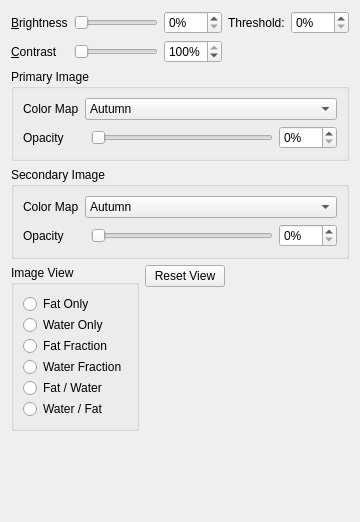
         <widget class="QWidget" name="axialDisplayTab">
          <attribute name="title">
           <string>Axial &amp;Display</string>
          </attribute>
          <layout class="QGridLayout" name="gridLayout_3">
           <item row="0" column="1">
            <widget class="QSlider" name="brightnessSlider">
             <property name="focusPolicy">
              <enum>Qt::StrongFocus</enum>
             </property>
             <property name="toolTip">
              <string>&lt;html&gt;&lt;head/&gt;&lt;body&gt;&lt;p&gt;&lt;span style=&quot; font-weight:600;&quot;&gt;Adjust Brightness&lt;/span&gt;&lt;/p&gt;&lt;p&gt;Drag slider left and right to change the brightness of the axial slice currently displayed on the main widget&lt;/p&gt;&lt;/body&gt;&lt;/html&gt;</string>
             </property>
             <property name="toolTipDuration">
              <number>4000</number>
             </property>
             <property name="maximum">
              <number>100</number>
             </property>
             <property name="orientation">
              <enum>Qt::Horizontal</enum>
             </property>
            </widget>
           </item>
           <item row="0" column="2">
            <widget class="QSpinBox" name="brightnessSpinBox">
             <property name="toolTip">
              <string>&lt;html&gt;&lt;head/&gt;&lt;body&gt;&lt;p&gt;&lt;span style=&quot; font-weight:600;&quot;&gt;Change Brightness&lt;/span&gt;&lt;/p&gt;&lt;p&gt;Enter percentage or use up/down arrows to change the brightness currently displayed on the main widget.&lt;/p&gt;&lt;/body&gt;&lt;/html&gt;</string>
             </property>
             <property name="toolTipDuration">
              <number>4000</number>
             </property>
             <property name="suffix">
              <string>%</string>
             </property>
             <property name="maximum">
              <number>100</number>
             </property>
            </widget>
           </item>
           <item row="1" column="0">
            <widget class="QLabel" name="contrastLabel">
             <property name="text">
              <string>&amp;Contrast</string>
             </property>
             <property name="buddy">
              <cstring>contrastSlider</cstring>
             </property>
            </widget>
           </item>
           <item row="0" column="0">
            <widget class="QLabel" name="brightnessLabel">
             <property name="text">
              <string>&amp;Brightness</string>
             </property>
             <property name="buddy">
              <cstring>brightnessSlider</cstring>
             </property>
            </widget>
           </item>
           <item row="4" column="0" colspan="5">
            <layout class="QGridLayout" name="gridLayout_5">
             <item row="0" column="1">
              <layout class="QVBoxLayout" name="verticalLayout_2">
               <property name="rightMargin">
                <number>0</number>
               </property>
               <property name="bottomMargin">
                <number>0</number>
               </property>
               <item>
                <widget class="QPushButton" name="resetViewBtn">
                 <property name="toolTip">
                  <string>&lt;html&gt;&lt;head/&gt;&lt;body&gt;&lt;p&gt;&lt;span style=&quot; font-weight:600;&quot;&gt;Reset View&lt;/span&gt;&lt;/p&gt;&lt;p&gt;Resets the axial slice view and coronal slice view to center with no scaling.&lt;/p&gt;&lt;p&gt;&lt;span style=&quot; font-weight:600;&quot;&gt;Note: &lt;/span&gt;This does &lt;span style=&quot; font-weight:600; text-decoration: underline;&quot;&gt;NOT&lt;/span&gt; change the current location of the user.&lt;/p&gt;&lt;p&gt;&lt;span style=&quot; font-weight:600;&quot;&gt;Shortcut: &lt;/span&gt;Space bar&lt;/p&gt;&lt;/body&gt;&lt;/html&gt;</string>
                 </property>
                 <property name="toolTipDuration">
                  <number>4000</number>
                 </property>
                 <property name="text">
                  <string>Reset View</string>
                 </property>
                </widget>
               </item>
               <item>
                <spacer name="verticalSpacer_2">
                 <property name="orientation">
                  <enum>Qt::Vertical</enum>
                 </property>
                 <property name="sizeHint" stdset="0">
                  <size>
                   <width>20</width>
                   <height>40</height>
                  </size>
                 </property>
                </spacer>
               </item>
              </layout>
             </item>
             <item row="0" column="0">
              <widget class="QGroupBox" name="sliceViewBox_3">
               <property name="sizePolicy">
                <sizepolicy hsizetype="Preferred" vsizetype="Maximum">
                 <horstretch>0</horstretch>
                 <verstretch>0</verstretch>
                </sizepolicy>
               </property>
               <property name="toolTip">
                <string/>
               </property>
               <property name="title">
                <string>Image View</string>
               </property>
               <layout class="QVBoxLayout" name="verticalLayout_5">
                <property name="spacing">
                 <number>1</number>
                </property>
                <item>
                 <widget class="QRadioButton" name="fatRadioBtn">
                  <property name="toolTip">
                   <string>&lt;html&gt;&lt;head/&gt;&lt;body&gt;&lt;p&gt;&lt;span style=&quot; font-weight:600;&quot;&gt;Fat Only&lt;/span&gt;&lt;/p&gt;&lt;p&gt;Displays only the fat image from the NIFTI files.&lt;/p&gt;&lt;p&gt;&lt;span style=&quot; font-weight:600;&quot;&gt;Primary Image: &lt;/span&gt;Fat image&lt;/p&gt;&lt;p&gt;&lt;span style=&quot; font-weight:600;&quot;&gt;Secondary Image: &lt;/span&gt;N/A&lt;/p&gt;&lt;p&gt;&lt;span style=&quot; font-weight:600;&quot;&gt;Shortcut: &lt;/span&gt;Q&lt;/p&gt;&lt;/body&gt;&lt;/html&gt;</string>
                  </property>
                  <property name="toolTipDuration">
                   <number>4000</number>
                  </property>
                  <property name="statusTip">
                   <string/>
                  </property>
                  <property name="text">
                   <string>Fat Only</string>
                  </property>
                 </widget>
                </item>
                <item>
                 <widget class="QRadioButton" name="waterRadioBtn">
                  <property name="toolTip">
                   <string>&lt;html&gt;&lt;head/&gt;&lt;body&gt;&lt;p&gt;&lt;span style=&quot; font-weight:600;&quot;&gt;Water Only&lt;/span&gt;&lt;/p&gt;&lt;p&gt;Displays only the water image from the NIFTI files.&lt;/p&gt;&lt;p&gt;&lt;span style=&quot; font-weight:600;&quot;&gt;Primary Image: &lt;/span&gt;Water image&lt;/p&gt;&lt;p&gt;&lt;span style=&quot; font-weight:600;&quot;&gt;Secondary Image: &lt;/span&gt;N/A&lt;/p&gt;&lt;p&gt;&lt;span style=&quot; font-weight:600;&quot;&gt;Shortcut: &lt;/span&gt;W&lt;/p&gt;&lt;/body&gt;&lt;/html&gt;</string>
                  </property>
                  <property name="toolTipDuration">
                   <number>4000</number>
                  </property>
                  <property name="text">
                   <string>Water Only</string>
                  </property>
                 </widget>
                </item>
                <item>
                 <widget class="QRadioButton" name="fatFracRadioBtn">
                  <property name="toolTip">
                   <string>&lt;html&gt;&lt;head/&gt;&lt;body&gt;&lt;p&gt;&lt;span style=&quot; font-weight:600;&quot;&gt;Fat Fraction&lt;/span&gt;&lt;/p&gt;&lt;p&gt;Displays an image that represents the ratio of fat to water.&lt;/p&gt;&lt;p&gt;Fat Fraction = Fat / (Fat + Water)&lt;/p&gt;&lt;p&gt;&lt;span style=&quot; font-weight:600;&quot;&gt;Primary Image: &lt;/span&gt;Fat Fraction image&lt;/p&gt;&lt;p&gt;&lt;span style=&quot; font-weight:600;&quot;&gt;Secondary Image: &lt;/span&gt;N/A&lt;/p&gt;&lt;p&gt;&lt;span style=&quot; font-weight:600;&quot;&gt;Shortcut: &lt;/span&gt;E&lt;/p&gt;&lt;/body&gt;&lt;/html&gt;</string>
                  </property>
                  <property name="toolTipDuration">
                   <number>4000</number>
                  </property>
                  <property name="text">
                   <string>Fat Fraction</string>
                  </property>
                 </widget>
                </item>
                <item>
                 <widget class="QRadioButton" name="waterFracRadioBtn">
                  <property name="toolTip">
                   <string>&lt;html&gt;&lt;head/&gt;&lt;body&gt;&lt;p&gt;&lt;span style=&quot; font-weight:600;&quot;&gt;Water Fraction&lt;/span&gt;&lt;/p&gt;&lt;p&gt;Displays an image that represents the ratio of water to fat.&lt;/p&gt;&lt;p&gt;Water Fraction = Water / (Fat + Water)&lt;/p&gt;&lt;p&gt;&lt;span style=&quot; font-weight:600;&quot;&gt;Primary Image: &lt;/span&gt;Water Fraction image&lt;/p&gt;&lt;p&gt;&lt;span style=&quot; font-weight:600;&quot;&gt;Secondary Image: &lt;/span&gt;N/A&lt;/p&gt;&lt;p&gt;&lt;span style=&quot; font-weight:600;&quot;&gt;Shortcut: &lt;/span&gt;R&lt;/p&gt;&lt;/body&gt;&lt;/html&gt;</string>
                  </property>
                  <property name="toolTipDuration">
                   <number>4000</number>
                  </property>
                  <property name="text">
                   <string>Water Fraction</string>
                  </property>
                 </widget>
                </item>
                <item>
                 <widget class="QRadioButton" name="fatWaterRadioBtn">
                  <property name="toolTip">
                   <string>&lt;html&gt;&lt;head/&gt;&lt;body&gt;&lt;p&gt;&lt;span style=&quot; font-weight:600;&quot;&gt;Fat / Water&lt;/span&gt;&lt;/p&gt;&lt;p&gt;Displays fat image with water image on top at the specified opacities.&lt;/p&gt;&lt;p&gt;&lt;span style=&quot; font-weight:600;&quot;&gt;Primary Image: &lt;/span&gt;Fat image&lt;/p&gt;&lt;p&gt;&lt;span style=&quot; font-weight:600;&quot;&gt;Secondary Image: &lt;/span&gt;Water image&lt;/p&gt;&lt;p&gt;&lt;span style=&quot; font-weight:600;&quot;&gt;Shortcut: &lt;/span&gt;T&lt;/p&gt;&lt;/body&gt;&lt;/html&gt;</string>
                  </property>
                  <property name="toolTipDuration">
                   <number>4000</number>
                  </property>
                  <property name="text">
                   <string>Fat / Water</string>
                  </property>
                 </widget>
                </item>
                <item>
                 <widget class="QRadioButton" name="waterFatRadioBtn">
                  <property name="toolTip">
                   <string>&lt;html&gt;&lt;head/&gt;&lt;body&gt;&lt;p&gt;&lt;span style=&quot; font-weight:600;&quot;&gt;Water / Fat&lt;/span&gt;&lt;/p&gt;&lt;p&gt;Displays water image with fat image on top at the specified opacities.&lt;/p&gt;&lt;p&gt;&lt;span style=&quot; font-weight:600;&quot;&gt;Primary Image: &lt;/span&gt;Water image&lt;/p&gt;&lt;p&gt;&lt;span style=&quot; font-weight:600;&quot;&gt;Secondary Image: &lt;/span&gt;Fat image&lt;/p&gt;&lt;p&gt;&lt;span style=&quot; font-weight:600;&quot;&gt;Shortcut: &lt;/span&gt;Y&lt;/p&gt;&lt;/body&gt;&lt;/html&gt;</string>
                  </property>
                  <property name="toolTipDuration">
                   <number>4000</number>
                  </property>
                  <property name="text">
                   <string>Water / Fat</string>
                  </property>
                 </widget>
                </item>
               </layout>
              </widget>
             </item>
             <item row="0" column="2">
              <spacer name="horizontalSpacer">
               <property name="orientation">
                <enum>Qt::Horizontal</enum>
               </property>
               <property name="sizeHint" stdset="0">
                <size>
                 <width>40</width>
                 <height>20</height>
                </size>
               </property>
              </spacer>
             </item>
             <item row="1" column="0">
              <spacer name="verticalSpacer_6">
               <property name="orientation">
                <enum>Qt::Vertical</enum>
               </property>
               <property name="sizeHint" stdset="0">
                <size>
                 <width>20</width>
                 <height>40</height>
                </size>
               </property>
              </spacer>
             </item>
            </layout>
           </item>
           <item row="1" column="1">
            <widget class="QSlider" name="contrastSlider">
             <property name="focusPolicy">
              <enum>Qt::StrongFocus</enum>
             </property>
             <property name="toolTip">
              <string>&lt;html&gt;&lt;head/&gt;&lt;body&gt;&lt;p&gt;&lt;span style=&quot; font-weight:600;&quot;&gt;Adjust Contrast&lt;/span&gt;&lt;/p&gt;&lt;p&gt;Drag slider left and right to change the contrast of the axial slice currently displayed on the main widget&lt;/p&gt;&lt;/body&gt;&lt;/html&gt;</string>
             </property>
             <property name="toolTipDuration">
              <number>4000</number>
             </property>
             <property name="maximum">
              <number>100</number>
             </property>
             <property name="orientation">
              <enum>Qt::Horizontal</enum>
             </property>
            </widget>
           </item>
           <item row="0" column="3">
            <widget class="QLabel" name="label_2">
             <property name="text">
              <string>Threshold:</string>
             </property>
             <property name="buddy">
              <cstring>brightnessThresSpinBox</cstring>
             </property>
            </widget>
           </item>
           <item row="1" column="2">
            <widget class="QSpinBox" name="contrastSpinBox">
             <property name="toolTip">
              <string>&lt;html&gt;&lt;head/&gt;&lt;body&gt;&lt;p&gt;&lt;span style=&quot; font-weight:600;&quot;&gt;Change Contrast&lt;/span&gt;&lt;/p&gt;&lt;p&gt;Enter percentage or use up/down arrows to change the contrast currently displayed on the main widget.&lt;/p&gt;&lt;/body&gt;&lt;/html&gt;</string>
             </property>
             <property name="toolTipDuration">
              <number>4000</number>
             </property>
             <property name="suffix">
              <string>%</string>
             </property>
             <property name="maximum">
              <number>100</number>
             </property>
             <property name="value">
              <number>100</number>
             </property>
            </widget>
           </item>
           <item row="0" column="4">
            <widget class="QSpinBox" name="brightnessThresSpinBox">
             <property name="toolTip">
              <string>&lt;html&gt;&lt;head/&gt;&lt;body&gt;&lt;p&gt;&lt;span style=&quot; font-weight:600;&quot;&gt;Change Brightness Threshold&lt;/span&gt;&lt;/p&gt;&lt;p&gt;Enter percentage or use up/down arrows to change the brightness threshold currently displayed on the main widget.&lt;/p&gt;&lt;p&gt;Any intensities that are greater than or equal to the brightness threshold will be altered by the specified brightness.&lt;/p&gt;&lt;p&gt;A brightness threshold of 0% will adjust the brightness of the entire image.&lt;/p&gt;&lt;p&gt;A brightness threshold of 100% will only adjust the brightness where the intensity level is 100%.&lt;/p&gt;&lt;/body&gt;&lt;/html&gt;</string>
             </property>
             <property name="buttonSymbols">
              <enum>QAbstractSpinBox::UpDownArrows</enum>
             </property>
             <property name="suffix">
              <string>%</string>
             </property>
             <property name="maximum">
              <number>100</number>
             </property>
            </widget>
           </item>
           <item row="3" column="0" colspan="5">
            <widget class="QGroupBox" name="secondaryImageBox">
             <property name="sizePolicy">
              <sizepolicy hsizetype="Preferred" vsizetype="Preferred">
               <horstretch>0</horstretch>
               <verstretch>0</verstretch>
              </sizepolicy>
             </property>
             <property name="toolTip">
              <string>&lt;html&gt;&lt;head/&gt;&lt;body&gt;&lt;p&gt;&lt;span style=&quot; font-weight:600;&quot;&gt;Secondary Image&lt;/span&gt;&lt;/p&gt;&lt;p&gt;&lt;br/&gt;&lt;/p&gt;&lt;p&gt;The secondary image is the image drawn &lt;span style=&quot; text-decoration: underline;&quot;&gt;second&lt;/span&gt; in the axial widget view. The secondary image is set based on the options in the &lt;span style=&quot; font-weight:600; text-decoration: underline;&quot;&gt;Image View.&lt;/span&gt;&lt;/p&gt;&lt;p&gt;&lt;br/&gt;&lt;/p&gt;&lt;p&gt;The secondary image is only applicable for &lt;span style=&quot; font-weight:600; text-decoration: underline;&quot;&gt;Fat/Water&lt;/span&gt; and &lt;span style=&quot; font-weight:600; text-decoration: underline;&quot;&gt;Water/Fat&lt;/span&gt; options.&lt;/p&gt;&lt;/body&gt;&lt;/html&gt;</string>
             </property>
             <property name="toolTipDuration">
              <number>4000</number>
             </property>
             <property name="title">
              <string>Secondary Image</string>
             </property>
             <layout class="QGridLayout" name="gridLayout_8">
              <item row="0" column="0">
               <widget class="QLabel" name="label_12">
                <property name="text">
                 <string>Color Map</string>
                </property>
                <property name="buddy">
                 <cstring>secdColorMapComboBox</cstring>
                </property>
               </widget>
              </item>
              <item row="1" column="0" colspan="2">
               <widget class="QLabel" name="label_13">
                <property name="text">
                 <string>Opacity</string>
                </property>
                <property name="buddy">
                 <cstring>secdOpacitySlider</cstring>
                </property>
               </widget>
              </item>
              <item row="1" column="2">
               <widget class="QSlider" name="secdOpacitySlider">
                <property name="toolTip">
                 <string>&lt;html&gt;&lt;head/&gt;&lt;body&gt;&lt;p&gt;&lt;span style=&quot; font-weight:600;&quot;&gt;Change Secondary Opacity&lt;/span&gt;&lt;/p&gt;&lt;p&gt;Drag slider left and right to change the opacity of the secondary image displayed on the main widget.&lt;/p&gt;&lt;/body&gt;&lt;/html&gt;</string>
                </property>
                <property name="toolTipDuration">
                 <number>4000</number>
                </property>
                <property name="maximum">
                 <number>100</number>
                </property>
                <property name="orientation">
                 <enum>Qt::Horizontal</enum>
                </property>
               </widget>
              </item>
              <item row="1" column="3">
               <widget class="QSpinBox" name="secdOpacitySpinBox">
                <property name="toolTip">
                 <string>&lt;html&gt;&lt;head/&gt;&lt;body&gt;&lt;p&gt;&lt;span style=&quot; font-weight:600;&quot;&gt;Change Secondary Opacity&lt;/span&gt;&lt;/p&gt;&lt;p&gt;Enter percentage or use up/down arrows to change the opacity of the secondary image displayed on the main widget.&lt;/p&gt;&lt;/body&gt;&lt;/html&gt;</string>
                </property>
                <property name="toolTipDuration">
                 <number>4000</number>
                </property>
                <property name="suffix">
                 <string>%</string>
                </property>
                <property name="maximum">
                 <number>100</number>
                </property>
               </widget>
              </item>
              <item row="0" column="1" colspan="3">
               <widget class="QComboBox" name="secdColorMapComboBox">
                <property name="sizePolicy">
                 <sizepolicy hsizetype="Expanding" vsizetype="Fixed">
                  <horstretch>0</horstretch>
                  <verstretch>0</verstretch>
                 </sizepolicy>
                </property>
                <property name="toolTip">
                 <string>&lt;html&gt;&lt;head/&gt;&lt;body&gt;&lt;p&gt;&lt;span style=&quot; font-weight:600;&quot;&gt;Change Secondary Color Map&lt;/span&gt;&lt;/p&gt;&lt;p&gt;Select a color map for the secondary image. This is a mapping from intensity in the primary image (0.0 -&amp;gt; 1.0) to colors. &lt;/p&gt;&lt;p&gt;A typical example is grayscale which is (0, 0, 0) -&amp;gt; (1, 1, 1) color mapping.&lt;/p&gt;&lt;/body&gt;&lt;/html&gt;</string>
                </property>
                <property name="toolTipDuration">
                 <number>4000</number>
                </property>
                <property name="maxVisibleItems">
                 <number>13</number>
                </property>
                <item>
                 <property name="text">
                  <string>Autumn</string>
                 </property>
                </item>
                <item>
                 <property name="text">
                  <string>Bone</string>
                 </property>
                </item>
                <item>
                 <property name="text">
                  <string>Cool</string>
                 </property>
                </item>
                <item>
                 <property name="text">
                  <string>Copper</string>
                 </property>
                </item>
                <item>
                 <property name="text">
                  <string>Gray</string>
                 </property>
                </item>
                <item>
                 <property name="text">
                  <string>Hot</string>
                 </property>
                </item>
                <item>
                 <property name="text">
                  <string>HSV</string>
                 </property>
                </item>
                <item>
                 <property name="text">
                  <string>Jet</string>
                 </property>
                </item>
                <item>
                 <property name="text">
                  <string>Parula</string>
                 </property>
                </item>
                <item>
                 <property name="text">
                  <string>Pink</string>
                 </property>
                </item>
                <item>
                 <property name="text">
                  <string>Spring</string>
                 </property>
                </item>
                <item>
                 <property name="text">
                  <string>Summer</string>
                 </property>
                </item>
                <item>
                 <property name="text">
                  <string>Winter</string>
                 </property>
                </item>
                <item>
                 <property name="text">
                  <string>Red</string>
                 </property>
                </item>
                <item>
                 <property name="text">
                  <string>Green</string>
                 </property>
                </item>
                <item>
                 <property name="text">
                  <string>Blue</string>
                 </property>
                </item>
                <item>
                 <property name="text">
                  <string>RedWhite</string>
                 </property>
                </item>
                <item>
                 <property name="text">
                  <string>GreenWhite</string>
                 </property>
                </item>
               </widget>
              </item>
             </layout>
            </widget>
           </item>
           <item row="2" column="0" colspan="5">
            <widget class="QGroupBox" name="primaryImageBox">
             <property name="sizePolicy">
              <sizepolicy hsizetype="Preferred" vsizetype="Preferred">
               <horstretch>0</horstretch>
               <verstretch>0</verstretch>
              </sizepolicy>
             </property>
             <property name="toolTip">
              <string>&lt;html&gt;&lt;head/&gt;&lt;body&gt;&lt;p&gt;&lt;span style=&quot; font-weight:600;&quot;&gt;Primary Image&lt;/span&gt;&lt;/p&gt;&lt;p&gt;&lt;br/&gt;&lt;/p&gt;&lt;p&gt;The primary image is the image drawn &lt;span style=&quot; text-decoration: underline;&quot;&gt;first&lt;/span&gt; in the axial widget view. The primary image is set based on the options in the &lt;span style=&quot; font-weight:600; text-decoration: underline;&quot;&gt;Image View&lt;/span&gt;&lt;/p&gt;&lt;/body&gt;&lt;/html&gt;</string>
             </property>
             <property name="toolTipDuration">
              <number>4000</number>
             </property>
             <property name="title">
              <string>Primary Image</string>
             </property>
             <layout class="QGridLayout" name="gridLayout_7">
              <item row="0" column="0">
               <widget class="QLabel" name="label_24">
                <property name="text">
                 <string>Color Map</string>
                </property>
                <property name="buddy">
                 <cstring>primColorMapComboBox</cstring>
                </property>
               </widget>
              </item>
              <item row="1" column="0" colspan="2">
               <widget class="QLabel" name="label_25">
                <property name="text">
                 <string>Opacity</string>
                </property>
                <property name="buddy">
                 <cstring>primOpacitySlider</cstring>
                </property>
               </widget>
              </item>
              <item row="1" column="2">
               <widget class="QSlider" name="primOpacitySlider">
                <property name="toolTip">
                 <string>&lt;html&gt;&lt;head/&gt;&lt;body&gt;&lt;p&gt;&lt;span style=&quot; font-weight:600;&quot;&gt;Change Primary Opacity&lt;/span&gt;&lt;/p&gt;&lt;p&gt;Drag slider left and right to change the opacity of the primary image displayed on the main widget.&lt;/p&gt;&lt;/body&gt;&lt;/html&gt;</string>
                </property>
                <property name="toolTipDuration">
                 <number>4000</number>
                </property>
                <property name="maximum">
                 <number>100</number>
                </property>
                <property name="orientation">
                 <enum>Qt::Horizontal</enum>
                </property>
               </widget>
              </item>
              <item row="1" column="3">
               <widget class="QSpinBox" name="primOpacitySpinBox">
                <property name="toolTip">
                 <string>&lt;html&gt;&lt;head/&gt;&lt;body&gt;&lt;p&gt;&lt;span style=&quot; font-weight:600;&quot;&gt;Change Primary Opacity&lt;/span&gt;&lt;/p&gt;&lt;p&gt;Enter percentage or use up/down arrows to change the opacity of the primary image displayed on the main widget.&lt;/p&gt;&lt;/body&gt;&lt;/html&gt;</string>
                </property>
                <property name="toolTipDuration">
                 <number>4000</number>
                </property>
                <property name="suffix">
                 <string>%</string>
                </property>
                <property name="maximum">
                 <number>100</number>
                </property>
               </widget>
              </item>
              <item row="0" column="1" colspan="3">
               <widget class="QComboBox" name="primColorMapComboBox">
                <property name="sizePolicy">
                 <sizepolicy hsizetype="Expanding" vsizetype="Fixed">
                  <horstretch>0</horstretch>
                  <verstretch>0</verstretch>
                 </sizepolicy>
                </property>
                <property name="toolTip">
                 <string>&lt;html&gt;&lt;head/&gt;&lt;body&gt;&lt;p&gt;&lt;span style=&quot; font-weight:600;&quot;&gt;Change Primary Color Map&lt;/span&gt;&lt;/p&gt;&lt;p&gt;Select a color map for the primary image. This is a mapping from intensity in the primary image (0.0 -&amp;gt; 1.0) to colors. &lt;/p&gt;&lt;p&gt;A typical example is grayscale which is (0, 0, 0) -&amp;gt; (1, 1, 1) color mapping.&lt;/p&gt;&lt;/body&gt;&lt;/html&gt;</string>
                </property>
                <property name="toolTipDuration">
                 <number>4000</number>
                </property>
                <property name="maxVisibleItems">
                 <number>13</number>
                </property>
                <item>
                 <property name="text">
                  <string>Autumn</string>
                 </property>
                </item>
                <item>
                 <property name="text">
                  <string>Bone</string>
                 </property>
                </item>
                <item>
                 <property name="text">
                  <string>Cool</string>
                 </property>
                </item>
                <item>
                 <property name="text">
                  <string>Copper</string>
                 </property>
                </item>
                <item>
                 <property name="text">
                  <string>Gray</string>
                 </property>
                </item>
                <item>
                 <property name="text">
                  <string>Hot</string>
                 </property>
                </item>
                <item>
                 <property name="text">
                  <string>HSV</string>
                 </property>
                </item>
                <item>
                 <property name="text">
                  <string>Jet</string>
                 </property>
                </item>
                <item>
                 <property name="text">
                  <string>Parula</string>
                 </property>
                </item>
                <item>
                 <property name="text">
                  <string>Pink</string>
                 </property>
                </item>
                <item>
                 <property name="text">
                  <string>Spring</string>
                 </property>
                </item>
                <item>
                 <property name="text">
                  <string>Summer</string>
                 </property>
                </item>
                <item>
                 <property name="text">
                  <string>Winter</string>
                 </property>
                </item>
                <item>
                 <property name="text">
                  <string>Red</string>
                 </property>
                </item>
                <item>
                 <property name="text">
                  <string>Green</string>
                 </property>
                </item>
                <item>
                 <property name="text">
                  <string>Blue</string>
                 </property>
                </item>
                <item>
                 <property name="text">
                  <string>RedWhite</string>
                 </property>
                </item>
                <item>
                 <property name="text">
                  <string>GreenWhite</string>
                 </property>
                </item>
               </widget>
              </item>
             </layout>
            </widget>
           </item>
           <item row="5" column="0">
            <spacer name="verticalSpacer_5">
             <property name="orientation">
              <enum>Qt::Vertical</enum>
             </property>
             <property name="sizeHint" stdset="0">
              <size>
               <width>20</width>
               <height>40</height>
              </size>
             </property>
            </spacer>
           </item>
          </layout>
         </widget>
